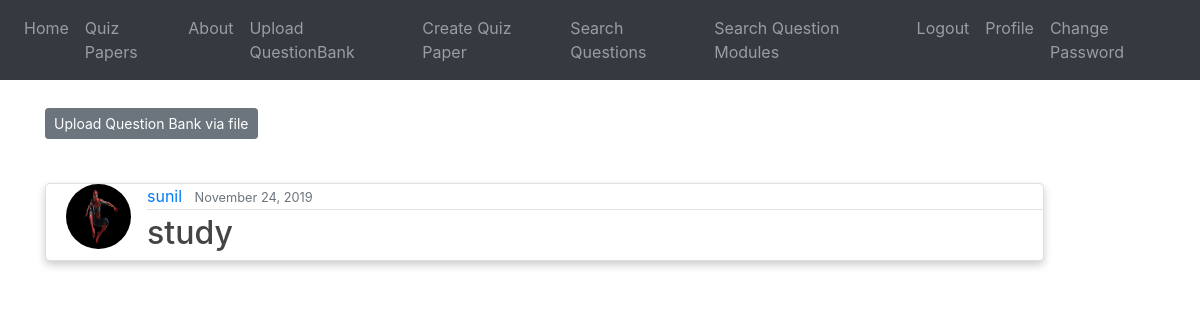
Page / (signed in) on the earlier database version.
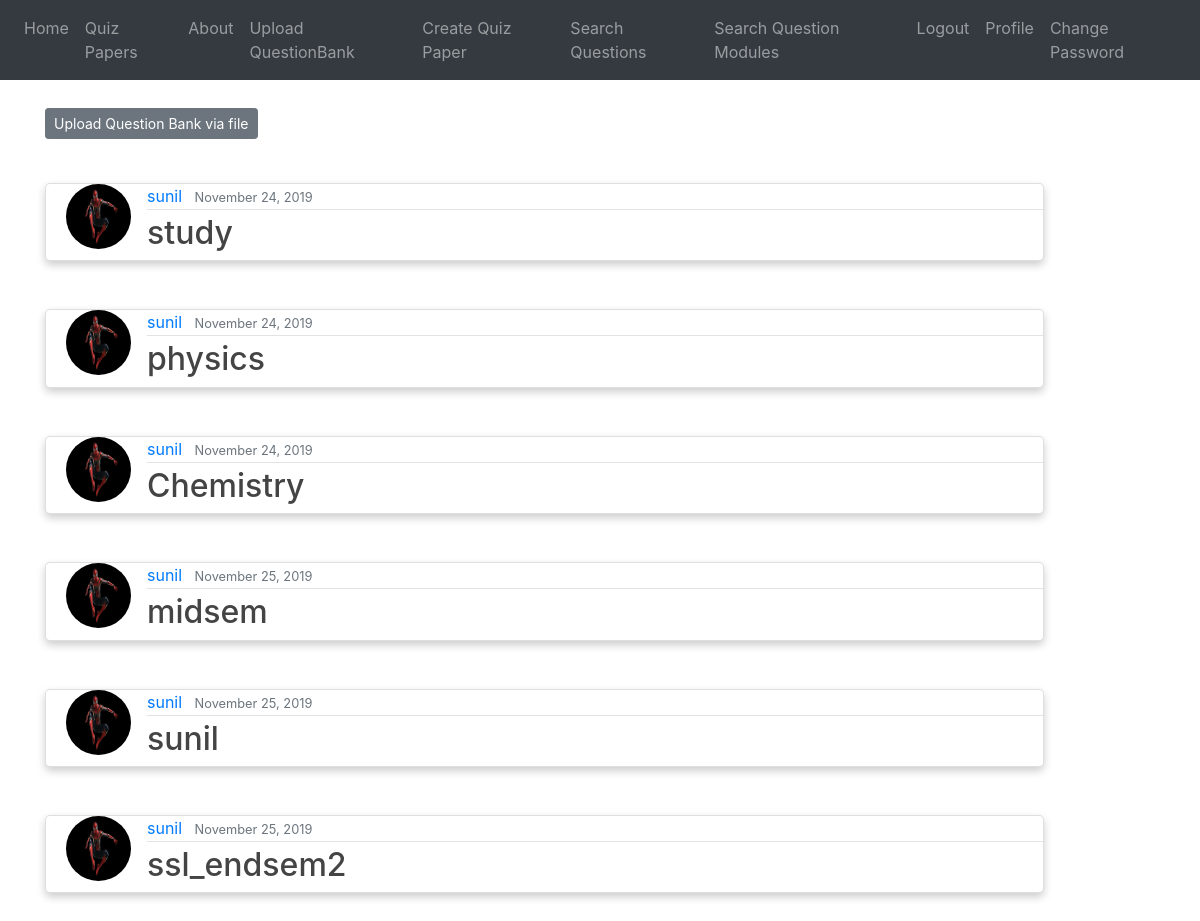
Same page on the later database version.
### blog/models.py (models this page shows, shortened)
class QuestionBank(models.Model):
    title = models.CharField(max_length=1000)
    author = models.ForeignKey(User, on_delete=models.CASCADE)
    date_posted = models.DateTimeField(default=timezone.now)

### users/models.py (models this page shows, shortened)
class Profile(models.Model):
    user = models.OneToOneField(User, on_delete=models.CASCADE)
    image = models.ImageField(default='default.jpg', upload_to='profile_pics',
                              validators=[FileExtensionValidator(allowed_extensions=['jpg', 'png'])])

### blog/views.py (the view)
# urls.py: path('', QuestionListView.as_view(), name='blog-home'),
class QuestionListView(ListView):
    model = QuestionBank
    template_name = 'blog/home.html' #<app>/<model>_<ListView>.html
    context_object_name = 'questionBanks'
    ordering = ['date_posted']
    def get_context_data(self, **kwargs):
        context = super().get_context_data(**kwargs)
        context['title'] = "Home"
        return context

### blog/templates/blog/home.html
{% extends "blog/base.html" %}
{% block content %}
<br>
        <div class="form-group">
             <a class="btn btn-secondary btn-sm mt-1 mb-1" href="{% url 'qb-upload' %}">Upload Question Bank via file</a>
        </div>
<br>
    {% for post in questionBanks %}
        {% if post.author == user %}
        <div class="card">
        <article class="media content-section">
          <img class="rounded-circle article-img" width="10%" height="10%" src="{{ post.author.profile.image.url }}">
          <div class="media-body">
            <div class="article-metadata">
              <a class="mr-2" href="#">{{ post.author }}</a>
              <small class="text-muted">{{ post.date_posted|date:"F d, Y" }}</small>
            </div>
            <h2><a class="article-title" href="{% url 'bank-detail' post.id %}">{{ post.title }}</a></h2>
          </div>
        </article>
        </div><br><br>
        {% endif %}
    {% endfor %}
{% endblock content %}

Differences in the rows shown:
added QuestionBank: author.profile.image (picture), author "sunil", date_posted "November 24, 2019", title "physics"
added QuestionBank: author.profile.image (picture), author "sunil", date_posted "November 24, 2019", title "Chemistry"
added QuestionBank: author.profile.image (picture), author "sunil", date_posted "November 25, 2019", title "midsem"
added QuestionBank: author.profile.image (picture), author "sunil", date_posted "November 25, 2019", title "sunil"
added QuestionBank: author.profile.image (picture), author "sunil", date_posted "November 25, 2019", title "ssl_endsem2"
